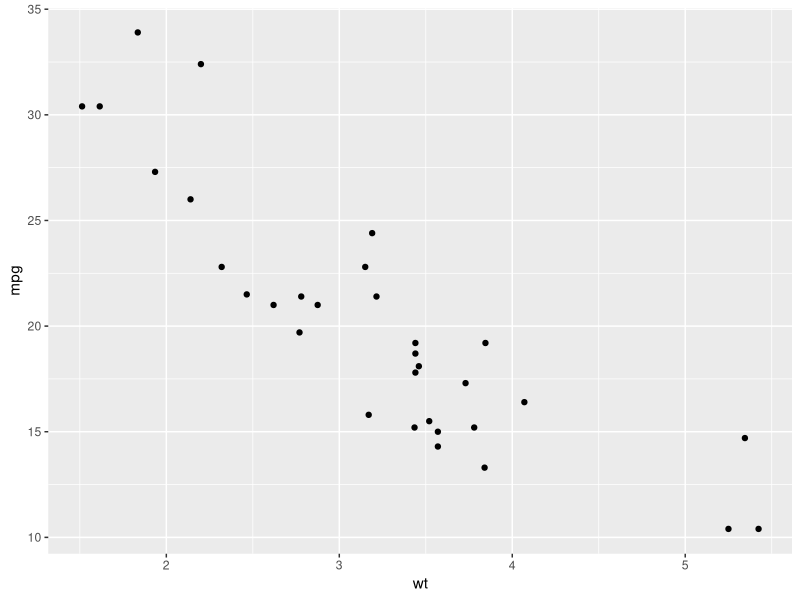
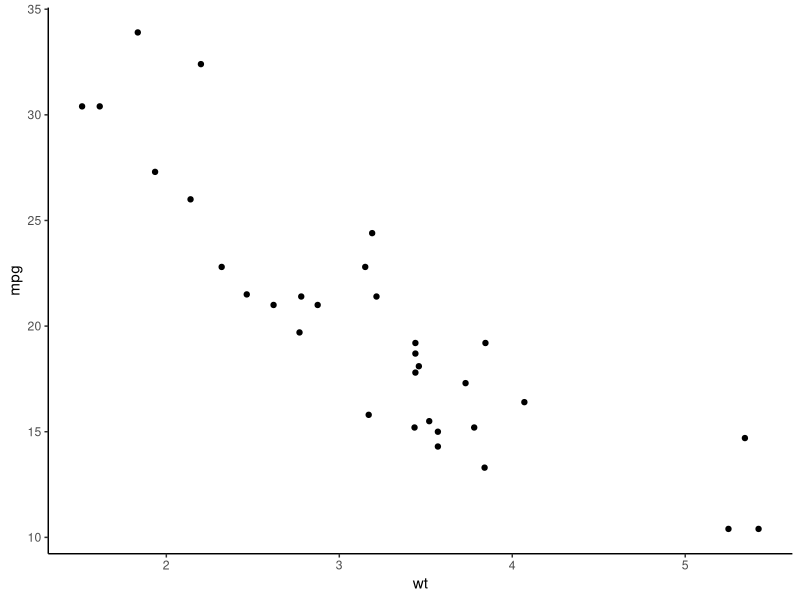
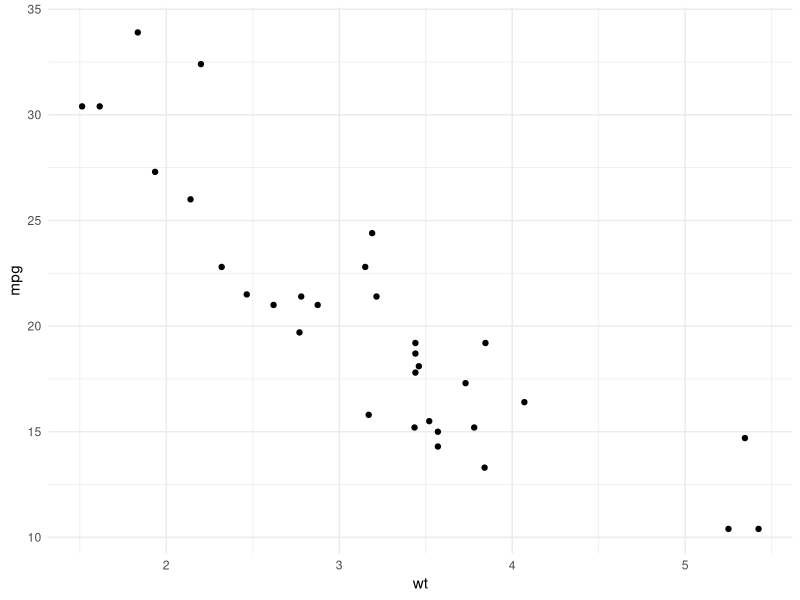
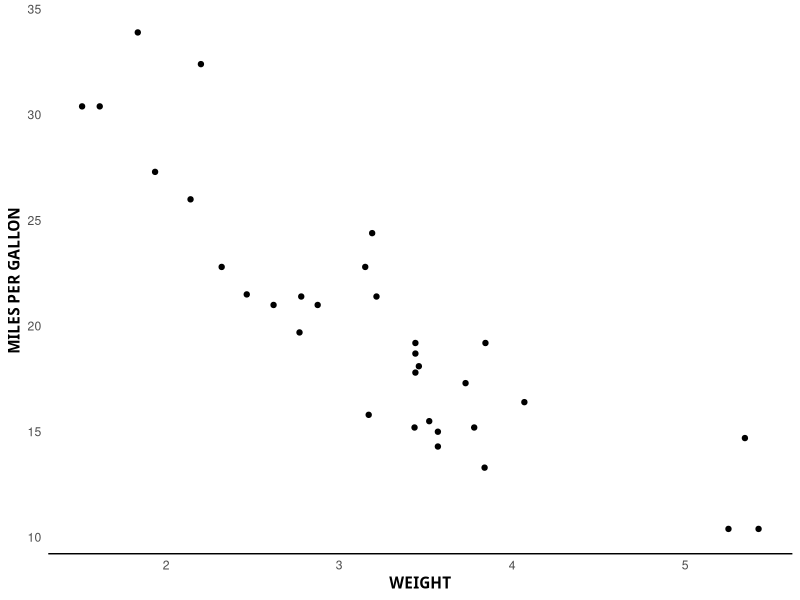
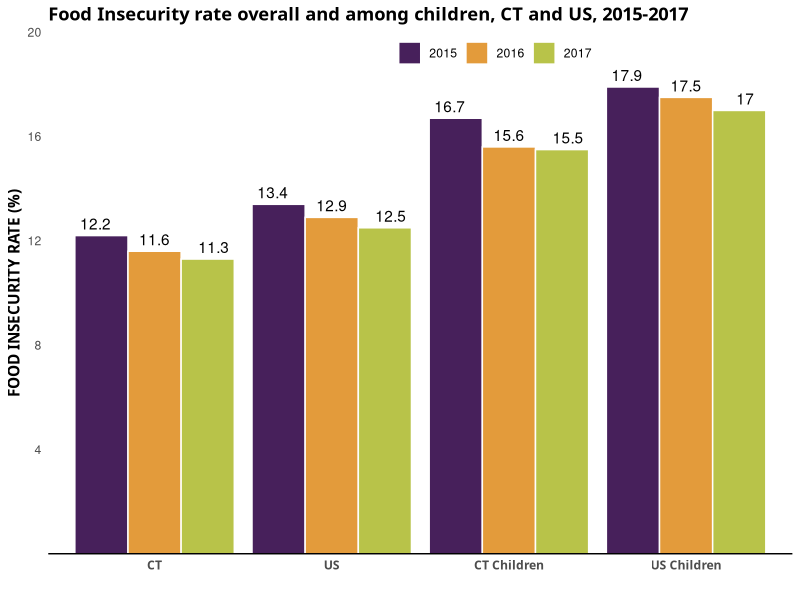
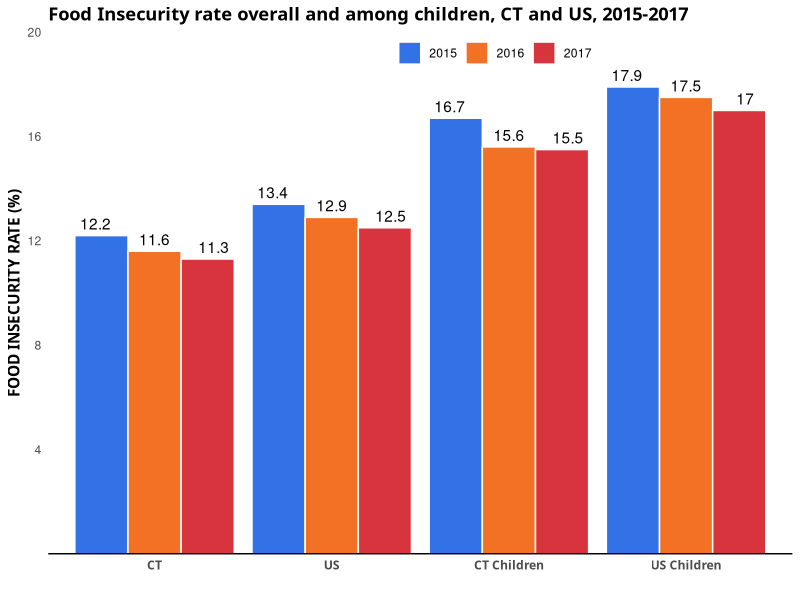
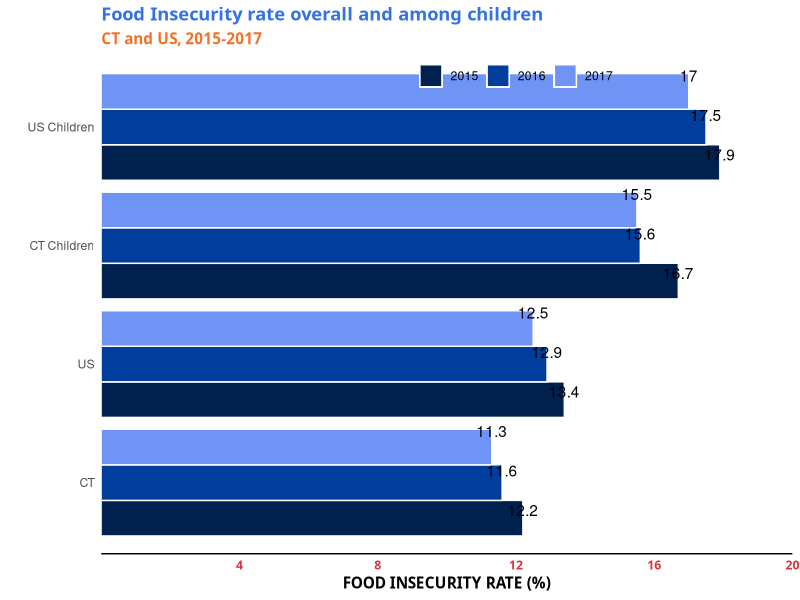

The R source for these figures, in order:
# some notes on ggplot themes
# jotting theme down as I go through published document


cars <- 
  mtcars |> 
  dplyr::as_tibble()

cars

# vanilla ggplot

library(ggplot2)

ggplot(cars, aes(x = wt, y = mpg)) +
  geom_point()


# things noticed with current theme

## no vertical grid line
## points often annotated with value
## theme: green, dark purple, dark blue-green, orange, light blue, grey
## current theme colors:
current_main_colors <- 
  list(
    lightblue = "#61B5CC",
    darkblue = "#214066",
    orange = "#E39B3B",
    otherblue = "#3866A0",
    purple = "#47205B",
    green = "#B8C349",
    sortagray = "#7B8B98"
  )

# sometimes they'll take one of those colors
# and just go through the whole gradient of that one

# custom ct theme
theme_ct_vertical <- function() {
  ggplot2::theme_classic() + 
  ggplot2::theme(
    axis.line.y = element_blank(),
    axis.ticks.y = element_blank(),
    axis.ticks.x = element_blank(),
    axis.title = element_text(face = "bold", family = "Poppins")
  )
}

# for sideways like horizontal bars
theme_ct_horizontal <- function() {
  ggplot2::theme_classic() + 
    ggplot2::theme(
      axis.line. = element_blank(),
      axis.ticks.y = element_blank(),
      axis.ticks.x = element_blank(),
      axis.title = element_text(face = "bold", family = "Poppins")
    )
}

# classic
ggplot(cars, aes(x = wt, y = mpg)) +
  geom_point() +
  theme_classic() 

# minimal
ggplot(cars, aes(x = wt, y = mpg)) +
  geom_point() +
  theme_minimal()
  

# ct theme
ggplot(cars, aes(x = wt, y = mpg)) +
  geom_point() +
  # theme_classic() +
  theme_ct_vertical() +
  labs(
    x = "WEIGHT",
    y = "MILES PER GALLON"
  )


# food insecurity demo

demo_food <- 
  dplyr::tibble(
    grp = c(
      rep("CT", 3), 
      rep("US", 3), 
      rep("CT Children", 3), 
      rep("US Children", 3)
    ),
    year = rep(c(2015:2017), 4), 
    prc = c(
      12.2, 
      11.6, 
      11.3, 
      13.4, 
      12.9, 
      12.5, 
      16.7, 
      15.6, 
      15.5, 
      17.9, 
      17.5, 
      17.0
    )
  ) |> 
  dplyr::mutate(
    year = factor(year),
    grp = factor(grp, levels = c("CT", "US", "CT Children", "US Children"))
  )



# recreate sha
ggplot(demo_food) +
  geom_col(
    aes(x = grp, y = prc, fill =  year), col = "white",
    position = "dodge"
  ) +
  geom_text(
    aes(x = grp, y = prc, fill = year, label = prc),
    position = position_dodge(width = 1.0), 
    vjust = -0.5
  ) + 
  scale_fill_manual(values = c( "#47205B","#E39B3B", "#B8C349")) +
  scale_y_continuous(
    limits = c(0, 20), breaks = c(4,8,12,16,20),
    expand = c(0, 0)
  ) +
  theme_ct_vertical() +
  theme(
    title = element_text(face = "bold", family = "Poppins"),
    axis.text.x = element_text(face = "bold", family = "Poppins"),
    legend.position = "inside",
    legend.position.inside = c(0.6, 0.96),
    legend.direction = "horizontal",
    legend.title = element_blank(),
    legend.background = element_blank()
  ) +
  labs(
    x = "",
    y = "FOOD INSECURITY RATE (%)",
    title = "Food Insecurity rate overall and among children, CT and US, 2015-2017",
  )

#same plot but current ct themes spread across the groups
ggplot(demo_food) +
  geom_col(
    aes(x = grp, y = prc, fill =  year), col = "white",
    position = "dodge"
  ) +
  geom_text(
    aes(x = grp, y = prc, fill = year, label = prc),
    position = position_dodge(width = 1.0), 
    vjust = -0.5
  ) + 
  scale_fill_manual(values = c( "#3371E7","#F27124", "#D8343E")) +
  scale_y_continuous(
    limits = c(0, 20), breaks = c(4,8,12,16,20),
    expand = c(0, 0)
  ) +
  theme_ct_vertical() +
  theme(
    title = element_text(face = "bold", family = "Poppins"),
    axis.text.x = element_text(face = "bold", family = "Poppins"),
    legend.position = "inside",
    legend.position.inside = c(0.6, 0.96),
    legend.direction = "horizontal",
    legend.title = element_blank(),
    legend.background = element_blank()
  ) +
  labs(
    x = "",
    y = "FOOD INSECURITY RATE (%)",
    title = "Food Insecurity rate overall and among children, CT and US, 2015-2017",
  )

#same plot but current ct themes just prm colors
ggplot(demo_food) +
  geom_col(
    aes(x = grp, y = prc, fill =  year), col = "white",
    position = "dodge"
  ) +
  geom_text(
    aes(x = grp, y = prc, fill = year, label = prc),
    position = position_dodge(width = 1.0), 
    vjust = -0.5
  ) + 
  scale_fill_manual(values = c("#00214D", "#003D9C", "#7094F5")) +
  scale_y_continuous(
    limits = c(0, 20), breaks = c(4,8,12,16,20),
    expand = c(0, 0)
  ) +
  coord_flip() +
  theme_ct_vertical() +
  theme(
    plot.title = element_text(face = "bold", family = "Poppins", colour = "#3371E7"),
    plot.subtitle = element_text(face = "bold", family = "Poppins", colour = "#F27124"),
    axis.text.x = element_text(face = "bold", family = "Poppins", colour = "#D8343E"),
    axis.title.y = element_text(face = "bold", family = "Poppins", colour = "#D8343E"),
    legend.position = "inside",
    legend.position.inside = c(0.6, 0.96),
    legend.direction = "horizontal",
    legend.title = element_blank(),
    legend.background = element_blank()
  ) +
  labs(
    x = "",
    y = "FOOD INSECURITY RATE (%)",
    title = "Food Insecurity rate overall and among children",
    subtitle = "CT and US, 2015-2017"
  )
